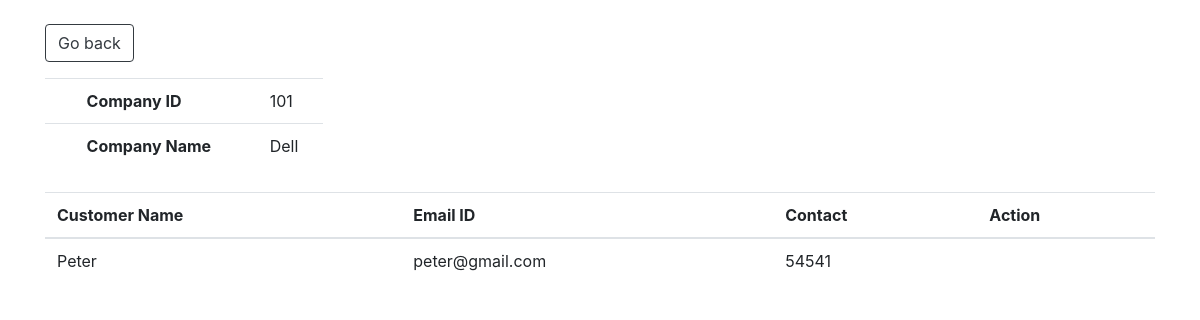
Screenshot of /view_customer.php?id=101 with the database file from the repository.
### tables this page shows
CREATE TABLE `company` (
  `company_id` int(11) NOT NULL,
  `company_name` varchar(250) NOT NULL,
  `email_id` varchar(250) NOT NULL,
  `telephone` int(11) NOT NULL
);

CREATE TABLE `customer` (
  `id` int(11) NOT NULL,
  `company_id` int(11) NOT NULL,
  `customer_name` varchar(50) NOT NULL,
  `email_id` varchar(250) NOT NULL,
  `contact` int(11) NOT NULL
);

### models.php (called while the page is built, shortened)
<?php
    function displayCompanyPerPage()
    {
        $connection = getConnection();
        $id = $_GET['id'];
        $query = 'SELECT * FROM company WHERE company_id = :id';
        $result = $connection->prepare($query);
        $result->execute([':id' => $id]);
        return $result->fetch(PDO::FETCH_OBJ);
    }
    function displayCustomer()
    {
        $connection = getConnection();
        $id = $_GET['id'];
        $query = 'SELECT customer.customer_name, customer.email_id, customer.contact FROM company, customer WHERE company.company_id = :id';
        $result = $connection->prepare($query);
        $result->execute([':id' => $id]);
        return $result->fetch(PDO::FETCH_OBJ);
    }
?>

### view_customer.php (the view, shortened to what this page needs)
<?php
    require 'models.php';
    $displayCompanyPerPage = displayCompanyPerPage();
    $displayCustomer = displayCustomer();
?>
<html>
    <head>
        <link rel="stylesheet" href="https://maxcdn.bootstrapcdn.com/bootstrap/4.0.0/css/bootstrap.min.css">
    </head>
    <body>
        <div class="container mt-4">
            <a class="btn btn-outline-dark mb-2" href="index.php">Go back</a>
            <table class="table mt-2 w-25">
                <tr>
                    <td><th>Company ID</th></td>
                    <td><?php echo $displayCompanyPerPage->company_id; ?></td>
                </tr>
                <tr>
                    <td><th>Company Name</th></td>
                    <td><?php echo $displayCompanyPerPage->company_name; ?></td>
                </tr>
            </table>
            <table class="table mt-4 table-hover">
                <thead>
                    <tr>
                        <th>Customer Name</th>
                        <th>Email ID</th>
                        <th>Contact</th>
                        <th>Action</th>
                    </tr>
                </thead>
                <tbody>
                    <tr>
                        <td><?php echo $displayCustomer->customer_name; ?></td>
                        <td><?php echo $displayCustomer->email_id; ?></td>
                        <td><?php echo $displayCustomer->contact; ?></td>
                        <td></td>
                    </tr>
                </tbody>
            </table>
        </div>
    </body>
</html>

### rows the page displays
company: company_id "101", company_name "Dell"
customer: customer_name "Peter", email "peter@gmail.com", contact "54541"
